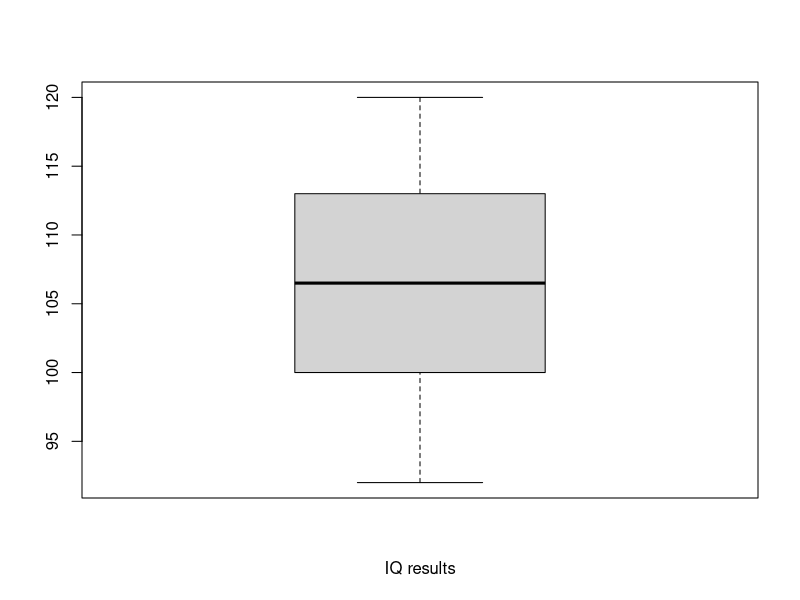

Here is the R script that generated this plot:
#' QUESTION 3
data = c(116, 111, 101, 120, 99, 94, 106, 115, 107, 101, 110, 92)
#' Here, we have a sample of IQ test results for a group of people given fish oil supplement for one year.
#' Since there is only one sample, we do a one sample t-test.
#
#------------
#' AIM
#
#' We need to find out if the mean of the population of people given the fish oil supplement for one year would equal 100.
#-----------
#' CHECKING ASSUMPTIONS
#
#' Assumption 1...
#
shapiro.test(data)
#' We see that p = 0.9103> 0.05, hence the sample can be said to be taken from a normal distribution.
#
#' Assumption 2...
#
#' Since the IQ results of one person are not affected by the IQ results of other people (we assume there is no malpractice), the samples are drawn independently.
#
#' Assumption 3...
#
boxplot(data, xlab = "IQ results")
#' No outliers.
#
#------------
#' ONE SAMPLE T-TEST
#
t.test(data, mu = 100)
#' Here we see that p = 0.03826 < 0.05, hence we cannot say that the sample's population's mean is not 100.
#' Furthermore, the 95% confidence interval of the population mean is (100.3886, 111.6114), which does not contain 100.